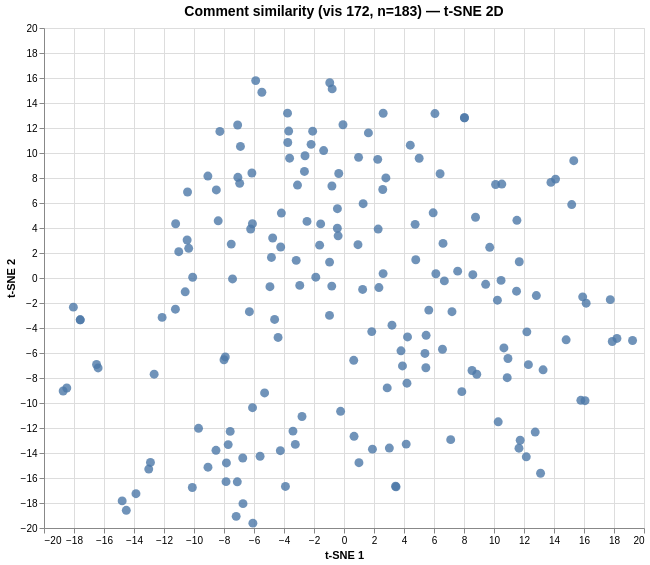

The Vega-Lite source for this figure:
### Vega specification from a JSON file in a GitHub repository (floating-point values rounded to 4 significant figures; data arrays with more than 128 entries replaced by an {"elided": "..."} marker saying what was removed)
{"$schema": "https://vega.github.io/schema/vega/v6.json", "data": [{"name": "param_1e9efca18e7a2868_store"}, {"name": "source_0", "values": {"elided": "183 records"}}, {"name": "source_0_x_domain_dim_1", "values": [{"min": -18.72, "max": 19.24}]}, {"name": "source_0_y_domain_dim_2", "values": [{"min": -19.61, "max": 15.79}]}], "signals": [{"name": "unit", "value": {}, "on": [{"events": "pointermove", "update": "isTuple(group()) ? group() : unit"}]}, {"name": "param_1e9efca18e7a2868", "update": "vlSelectionResolve(\"param_1e9efca18e7a2868_store\", \"union\")"}, {"name": "param_1e9efca18e7a2868_dim_1", "on": [{"events": [{"source": "view", "type": "dblclick"}], "update": "null"}, {"events": {"signal": "param_1e9efca18e7a2868_translate_delta"}, "update": "panLinear(param_1e9efca18e7a2868_translate_anchor.extent_x, -param_1e9efca18e7a2868_translate_delta.x / width)"}, {"events": {"signal": "param_1e9efca18e7a2868_zoom_delta"}, "update": "zoomLinear(domain(\"x\"), param_1e9efca18e7a2868_zoom_anchor.x, param_1e9efca18e7a2868_zoom_delta)"}]}, {"name": "param_1e9efca18e7a2868_dim_2", "on": [{"events": [{"source": "view", "type": "dblclick"}], "update": "null"}, {"events": {"signal": "param_1e9efca18e7a2868_translate_delta"}, "update": "panLinear(param_1e9efca18e7a2868_translate_anchor.extent_y, param_1e9efca18e7a2868_translate_delta.y / height)"}, {"events": {"signal": "param_1e9efca18e7a2868_zoom_delta"}, "update": "zoomLinear(domain(\"y\"), param_1e9efca18e7a2868_zoom_anchor.y, param_1e9efca18e7a2868_zoom_delta)"}]}, {"name": "param_1e9efca18e7a2868_tuple", "on": [{"events": [{"signal": "param_1e9efca18e7a2868_dim_1 || param_1e9efca18e7a2868_dim_2"}], "update": "param_1e9efca18e7a2868_dim_1 && param_1e9efca18e7a2868_dim_2 ? {unit: \"\", fields: param_1e9efca18e7a2868_tuple_fields, values: [param_1e9efca18e7a2868_dim_1,param_1e9efca18e7a2868_dim_2]} : null"}]}, {"name": "param_1e9efca18e7a2868_tuple_fields", "value": [{"field": "dim_1", "channel": "x", "type": "R"}, {"field": "dim_2", "channel": "y", "type": "R"}]}, {"name": "param_1e9efca18e7a2868_translate_anchor", "value": {}, "on": [{"events": [{"source": "scope", "type": "pointerdown"}], "update": "{x: x(unit), y: y(unit), extent_x: domain(\"x\"), extent_y: domain(\"y\")}"}]}, {"name": "param_1e9efca18e7a2868_translate_delta", "value": {}, "on": [{"events": [{"source": "window", "between": [{"source": "scope", "type": "pointerdown"}, {"source": "window", "type": "pointerup"}], "type": "pointermove", "consume": true}], "update": "{x: param_1e9efca18e7a2868_translate_anchor.x - x(unit), y: param_1e9efca18e7a2868_translate_anchor.y - y(unit)}"}]}, {"name": "param_1e9efca18e7a2868_zoom_anchor", "on": [{"events": [{"source": "scope", "type": "wheel", "consume": true}], "update": "{x: invert(\"x\", x(unit)), y: invert(\"y\", y(unit))}"}]}, {"name": "param_1e9efca18e7a2868_zoom_delta", "on": [{"events": [{"source": "scope", "type": "wheel", "consume": true}], "update": "pow(1.001, event.deltaY * pow(16, event.deltaMode))", "force": true}]}, {"name": "param_1e9efca18e7a2868_modify", "on": [{"events": {"signal": "param_1e9efca18e7a2868_tuple"}, "update": "modify(\"param_1e9efca18e7a2868_store\", param_1e9efca18e7a2868_tuple, true)"}]}], "marks": [{"type": "symbol", "name": "marks", "from": {"data": "source_0"}, "encode": {"update": {"size": {"value": 80}, "shape": {"value": "circle"}, "tooltip": {"signal": "{\"Comment #\": format(datum[\"index\"], \"\"), \"Comment\": isValid(datum[\"comment\"]) ? datum[\"comment\"] : \"\"+datum[\"comment\"]}"}, "opacity": {"value": 0.8}, "x": {"field": "dim_1", "scale": "x"}, "y": {"field": "dim_2", "scale": "y"}, "fill": {"value": "#4c78a8"}}}, "style": ["circle"], "interactive": true, "clip": true}], "scales": [{"name": "x", "type": "linear", "domain": [{"signal": "(data(\"source_0_x_domain_dim_1\")[0] || {}).min"}, {"signal": "(data(\"source_0_x_domain_dim_1\")[0] || {}).max"}], "range": [0, {"signal": "width"}], "domainRaw": {"signal": "param_1e9efca18e7a2868[\"dim_1\"]"}, "zero": true, "nice": true}, {"name": "y", "type": "linear", "domain": [{"signal": "(data(\"source_0_y_domain_dim_2\")[0] || {}).min"}, {"signal": "(data(\"source_0_y_domain_dim_2\")[0] || {}).max"}], "range": [{"signal": "height"}, 0], "nice": true, "domainRaw": {"signal": "param_1e9efca18e7a2868[\"dim_2\"]"}, "zero": true}], "axes": [{"scale": "x", "grid": true, "ticks": false, "tickCount": {"signal": "ceil(width/40)"}, "maxExtent": 0, "gridScale": "y", "labels": false, "zindex": 0, "orient": "bottom", "minExtent": 0, "domain": false, "aria": false}, {"scale": "y", "ticks": false, "aria": false, "gridScale": "x", "zindex": 0, "minExtent": 0, "grid": true, "labels": false, "maxExtent": 0, "tickCount": {"signal": "ceil(height/40)"}, "orient": "left", "domain": false}, {"scale": "x", "labelOverlap": true, "orient": "bottom", "zindex": 0, "grid": false, "title": "t-SNE 1", "labelFlush": true, "tickCount": {"signal": "ceil(width/40)"}}, {"scale": "y", "zindex": 0, "orient": "left", "grid": false, "labelOverlap": true, "title": "t-SNE 2", "tickCount": {"signal": "ceil(height/40)"}}], "title": {"text": "Comment similarity (vis 172, n=183) — t-SNE 2D", "fontSize": 14, "frame": "group"}, "width": 600, "background": "white", "padding": 5, "height": 500, "style": "cell"}
